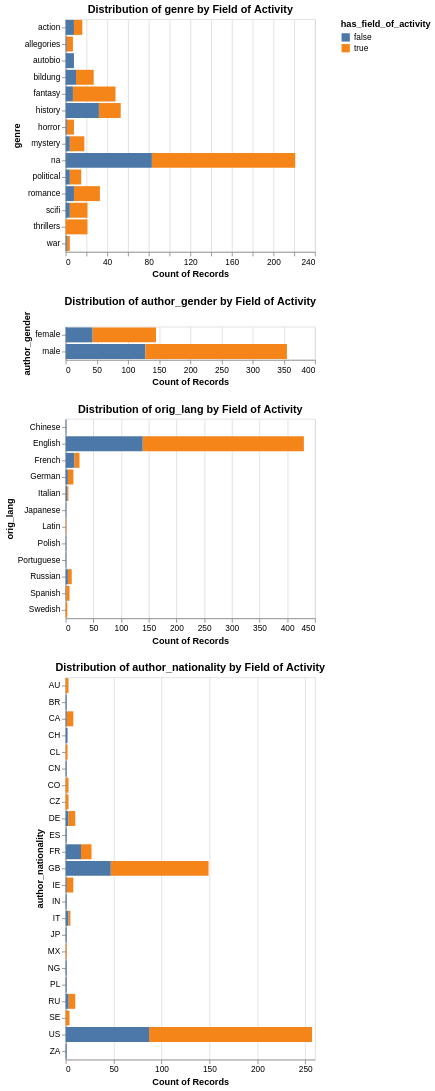

This figure's notebook cell:
### Markdown cell above
Notice here I updated the encoding for `has_field_of_activity` to be `:N` for nominal, since it is a categorical variable. This will help Altair to better understand how to visualize our data.

The value of using a library like Altair is that it is built to implement the idea of a `Grammar of Graphics`.

![](../../assets/images/grammar-of-graphics.png)

[*The Grammar of Graphics*](https://en.wikipedia.org/wiki/Wilkinson%27s_Grammar_of_Graphics){target="_blank"} is both a concept and book published in 1999 by Leland Wilkinson, a statistician and computer scientist. Wilkinson developed this idea from his experience in developing SYSTAT, a statistical software package he founded in 1983, where he saw the need for a more structured and flexible framework for data visualization.

Wilkinson's grammar aimed to define a set of rules or components that could describe any kind of statistical graphic, from simple bar charts to complex scatter plots and heatmaps. By breaking down graphics into fundamental elements (like data, geometries, and scales), his grammar provides a way to think of visualizations as composable and modular—allowing users to understand and generate diverse charts based on clear principles. Wilkinson's ideas have influenced many modern visualization tools and libraries like [`ggplot2`](https://ggplot2.tidyverse.org/){target="_blank"} in R, as well as Altair.

In *The Grammar of Graphics*, every visualization is built using the following core components:

1. Data: The dataset that you want to visualize.
2. Mappings: How the data variables map to visual properties like axes, colors, or sizes.
3. Geometries (Marks): The basic shapes used to represent the data, such as points, lines, bars, etc.
4. Statistical transformations: Aggregations or transformations applied to the data, such as grouping, counting, or averaging.
5. Scales: How data values are translated into visual values, like positioning on the x- or y-axis.
6. Coordinates: The coordinate system used, such as Cartesian or polar coordinates.
7. Faceting: How the data is split into different panels or sections to show comparisons.

Altair is built around these principles, making it easier to create clear and interpretable visualizations by specifying each component in your code. This approach is not only flexible but also emphasizes transparency, helping you understand how your data is represented visually. It's also more extensible, allowing for more complex and interactive visualizations, such as linked plots or selections, which would be difficult to achieve with simpler plotting libraries.

By embracing the Grammar of Graphics, Altair enables you to think more abstractly about the relationship between data and visualization, offering a consistent, rule-based system to produce a wide variety of visual outputs.

::: {.callout-tip collapse="true"}
## Optional: Compare Several Categories With a Loop

We could use a `for` loop to visualize several categorical columns and compare each one with whether the novel has a recorded field of activity. This offers a faster way to look for possible patterns across multiple fields, but it uses more advanced Python and Altair syntax than the rest of this lesson.

### Code cell
categorical_columns = [
	'genre',
	'author_gender',
	'orig_lang',
	'author_nationality'
]
charts = []
for column in categorical_columns:
	chart = alt.Chart(novels_df).mark_bar().encode(
		y=f'{column}:N',
		x='count()',
		color='has_field_of_activity:N',
		tooltip=[column, 'count()', 'has_field_of_activity']
	).properties(
		title=f'Distribution of {column} by Field of Activity'
	)
	
	charts.append(chart)
alt.vconcat(*charts)

### Figure 1 — Vega-Lite specification as saved in the notebook (floating-point values rounded to 4 significant figures; data arrays with more than 128 entries replaced by an {"elided": "..."} marker saying what was removed)
{"config": {"view": {"continuousWidth": 300, "continuousHeight": 300}}, "vconcat": [{"mark": {"type": "bar"}, "encoding": {"color": {"field": "has_field_of_activity", "type": "nominal"}, "tooltip": [{"field": "genre", "type": "nominal"}, {"aggregate": "count", "type": "quantitative"}, {"field": "has_field_of_activity", "type": "nominal"}], "x": {"aggregate": "count", "type": "quantitative"}, "y": {"field": "genre", "type": "nominal"}}, "title": "Distribution of genre by Field of Activity"}, {"mark": {"type": "bar"}, "encoding": {"color": {"field": "has_field_of_activity", "type": "nominal"}, "tooltip": [{"field": "author_gender", "type": "nominal"}, {"aggregate": "count", "type": "quantitative"}, {"field": "has_field_of_activity", "type": "nominal"}], "x": {"aggregate": "count", "type": "quantitative"}, "y": {"field": "author_gender", "type": "nominal"}}, "title": "Distribution of author_gender by Field of Activity"}, {"mark": {"type": "bar"}, "encoding": {"color": {"field": "has_field_of_activity", "type": "nominal"}, "tooltip": [{"field": "orig_lang", "type": "nominal"}, {"aggregate": "count", "type": "quantitative"}, {"field": "has_field_of_activity", "type": "nominal"}], "x": {"aggregate": "count", "type": "quantitative"}, "y": {"field": "orig_lang", "type": "nominal"}}, "title": "Distribution of orig_lang by Field of Activity"}, {"mark": {"type": "bar"}, "encoding": {"color": {"field": "has_field_of_activity", "type": "nominal"}, "tooltip": [{"field": "author_nationality", "type": "nominal"}, {"aggregate": "count", "type": "quantitative"}, {"field": "has_field_of_activity", "type": "nominal"}], "x": {"aggregate": "count", "type": "quantitative"}, "y": {"field": "author_nationality", "type": "nominal"}}, "title": "Distribution of author_nationality by Field of Activity"}], "data": {"name": "data-b125e2ebb69e65ad3c23d7c013135244"}, "$schema": "https://vega.github.io/schema/vega-lite/v6.1.0.json", "datasets": {"data-b125e2ebb69e65ad3c23d7c013135244": {"elided": "500 records"}}}
